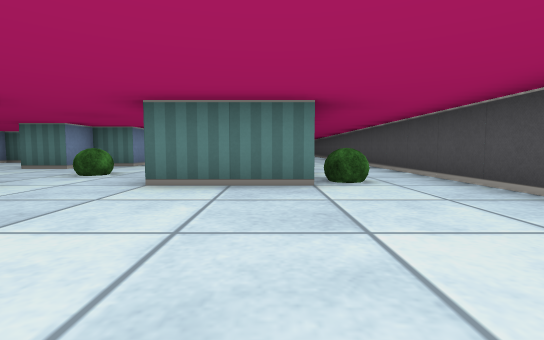
View 1 (above)

17 first-person views from a walk through a cub3D level. The camera is about half as high as the walls, tilts 4° down and sees 85° across. The floor is counted in squares. Each view is taken from the middle of a square. On the plan, view 1 faces up. The plan holds only what a view shows up to about 9 squares ahead; the rest is blank.

View 2
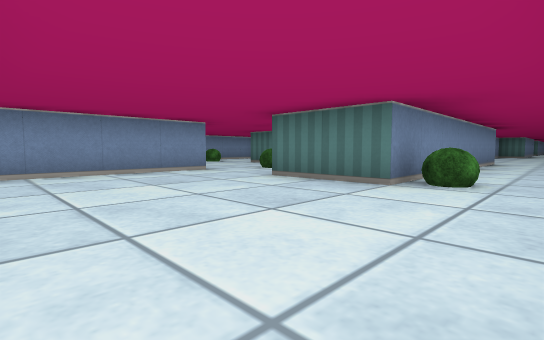

View 3
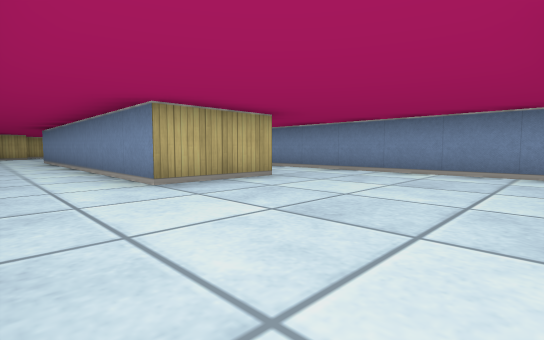

View 4
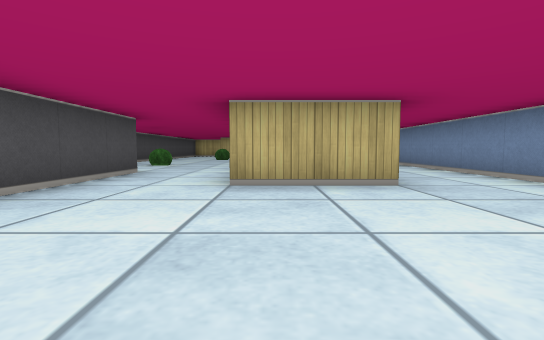

View 5
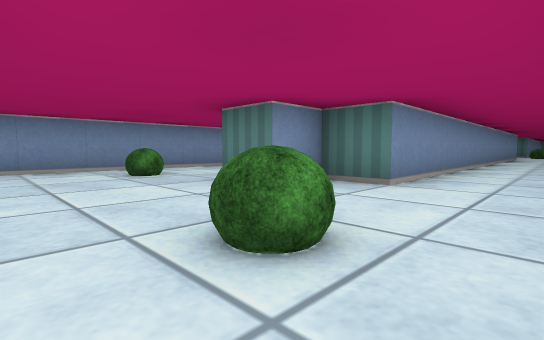

View 6
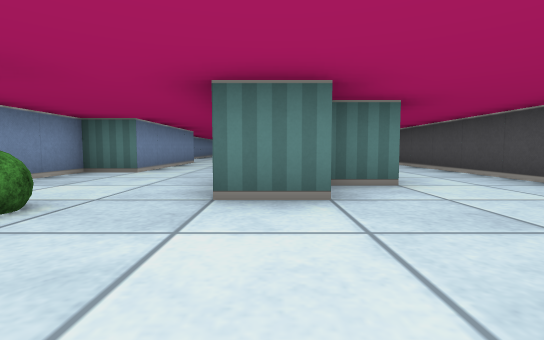

View 7
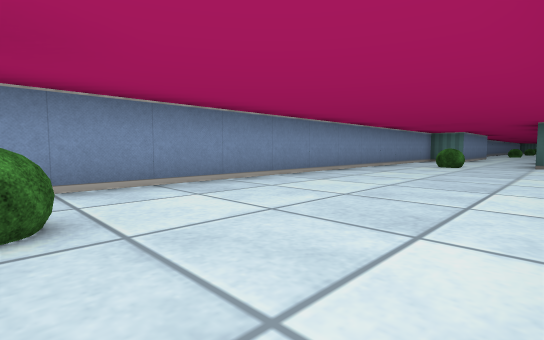

View 8
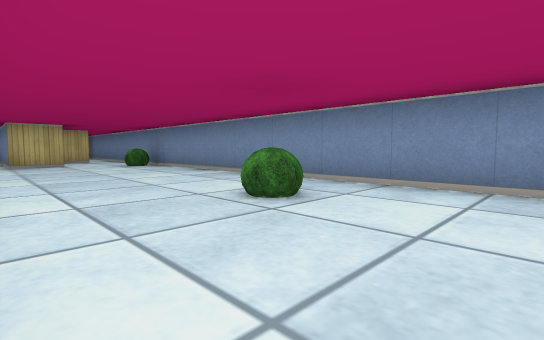

View 9
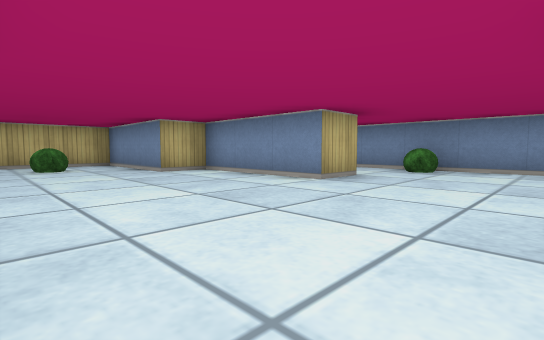

View 10
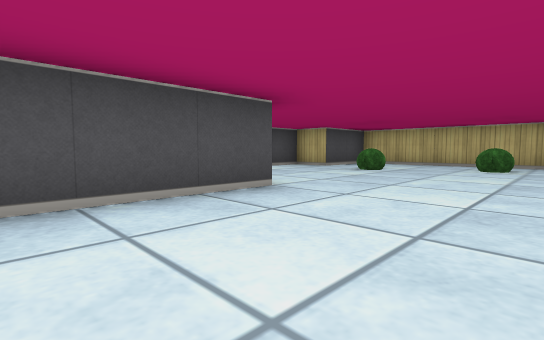

View 11
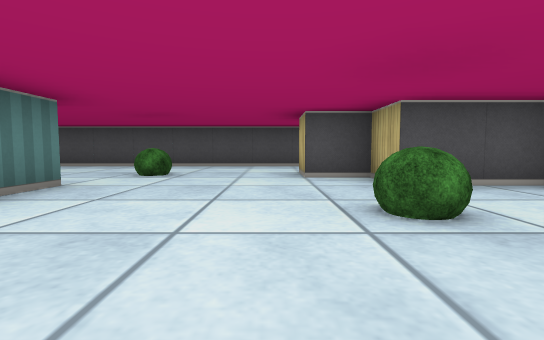

View 12
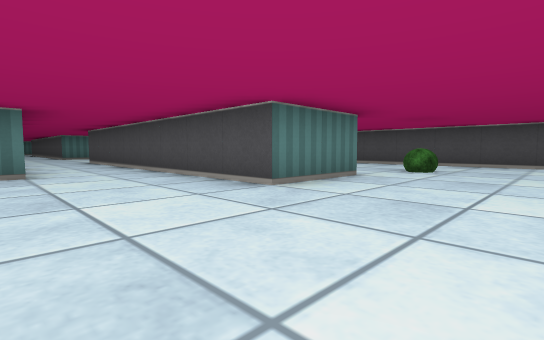

View 13
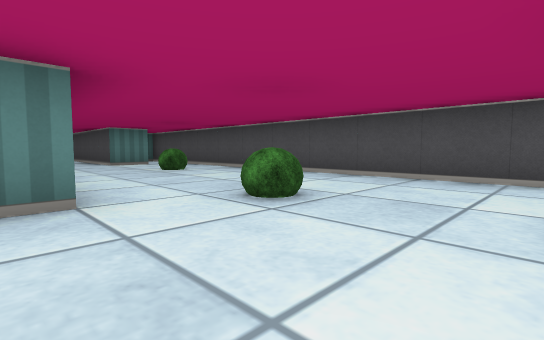

View 14
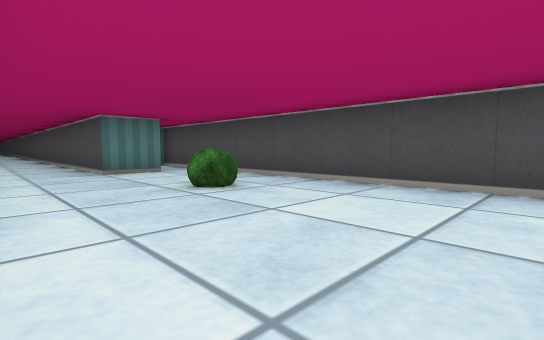

View 15
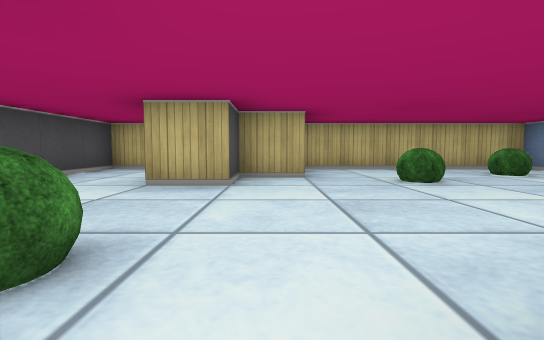

View 16
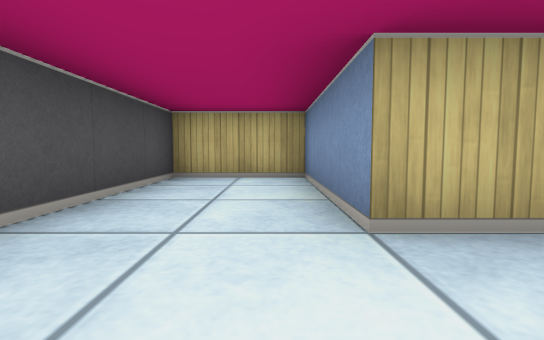

View 17
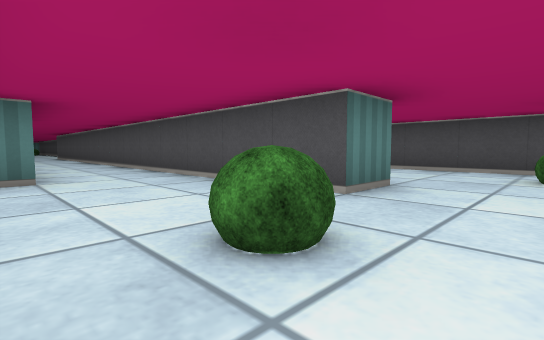

### Floor plan
Points are (right, up) in squares from view 1. A wall is a line through its corners. A room is listed if a view was taken in it or the views show most of it. See-through windows are left out.
Room 1 (views 1, 2, 3, 4)
walls: (-3.5, 3.5) (-3.5, 0.5); (-1.6, -0.5) (0.5, -0.5); (2.5, -0.5) (2.5, 9); (0.5, 10.5) (0.5, 3.5) (-1.5, 3.5)
ways out: opening at (-2.5, -0.5) to room 2; opening at (-2.5, 4) to room 2; opening at (1.5, -1.5) to room 2; opening at (1.5, 10)
objects: bush (1, 4)
Room 2 (views 5, 6, 7, 8, 9, 10, 11, 12, 13, 14, 15, 16, 17)
walls: (-3.4, -5.5) (-3.9, -5.5); (-3.5, 0.5) (-3.5, -5.2); (0.5, -0.5) (0.5, -8.2); (-6.6, -8.5) (-5.5, -8.5) (-5.5, -11.5) (-4.5, -11.5) (-4.5, -14.5) (0.5, -14.5) (0.5, -12.5) (1.5, -12.5) (1.5, -11.5) (2.5, -11.5) (2.5, -14.5) (4.5, -14.5) (4.5, -0.5); (0.6, -8.5) (-1.5, -8.5) (-1.5, -0.8); (3.6, -2.5) (2.5, -2.5) (2.5, -0.5); (-1.5, 5.2) (-1.5, 12.2); (-7.4, -10.5) (-6.8, -10.5); (-3.5, 13.5) (-3.5, 7.5) (-4.5, 7.5) (-4.5, 6.5) (-5.5, 6.5) (-5.5, 13.5); (-7.5, 13) (-7.5, 9.5) (-8.5, 9.5) (-8.5, -9.6)
ways out: opening at (-2.5, -0.5) to room 1; opening at (-2.5, 4) to room 1; opening at (1.5, -1.5) to room 1; opening at (-6.5, 14); opening at (-2.5, 12.5)
objects: bush (-8, -8); bush (-7, -2); bush (-7, 6); bush (-3, -13); bush (-3, 5); bush (-1, -12); bush (2, -9); bush (3, -5)

Where each view was taken, in squares from view 1:
view 1: 0 up, 0 right, facing up
view 2: 0 up, 2 right, facing up-left
view 3: 3 up, 2 right, facing down-left
view 4: 3 up, 0 right, facing down
view 5: 4 up, 2 left, facing up-left
view 6: 4 up, 5 left, facing up
view 7: 2 down, 5 left, facing up-left
view 8: 0 up, 5 left, facing down-left
view 9: 6 down, 2 left, facing down-left
view 10: 6 down, 4 left, facing down-right
view 11: 11 down, 3 left, facing right
view 12: 11 down, 4 left, facing up-right
view 13: 11 down, 0 right, facing up-right
view 14: 8 down, 1 right, facing up-right
view 15: 8 down, 1 right, facing down
view 16: 10 down, 3 right, facing down
view 17: 5 up, 8 left, facing up-right
